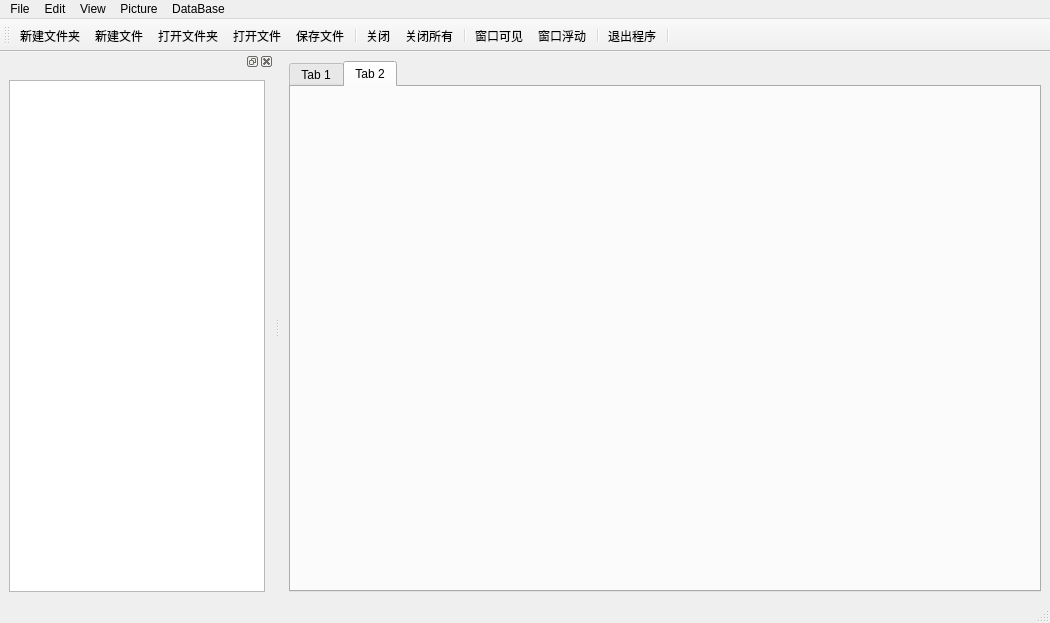
<?xml version="1.0" encoding="UTF-8"?>
<ui version="4.0">
 <class>MainWindow</class>
 <widget class="QMainWindow" name="MainWindow">
  <property name="geometry">
   <rect>
    <x>0</x>
    <y>0</y>
    <width>1050</width>
    <height>623</height>
   </rect>
  </property>
  <property name="windowTitle">
   <string>MainWindow</string>
  </property>
  <widget class="QWidget" name="centralwidget">
   <layout class="QGridLayout" name="gridLayout_2">
    <item row="0" column="0">
     <widget class="QTabWidget" name="tabWidget">
      <property name="currentIndex">
       <number>1</number>
      </property>
      <widget class="QWidget" name="tab">
       <attribute name="title">
        <string>Tab 1</string>
       </attribute>
      </widget>
      <widget class="QWidget" name="tab_2">
       <attribute name="title">
        <string>Tab 2</string>
       </attribute>
       <layout class="QGridLayout" name="gridLayout_3"/>
      </widget>
     </widget>
    </item>
   </layout>
  </widget>
  <widget class="QMenuBar" name="menubar">
   <property name="geometry">
    <rect>
     <x>0</x>
     <y>0</y>
     <width>1050</width>
     <height>25</height>
    </rect>
   </property>
   <widget class="QMenu" name="menuFile">
    <property name="title">
     <string>File</string>
    </property>
    <addaction name="act_NewDir"/>
    <addaction name="act_New"/>
    <addaction name="act_SetRoot"/>
    <addaction name="act_Open"/>
    <addaction name="separator"/>
    <addaction name="act_Save"/>
    <addaction name="act_Close"/>
    <addaction name="act_CloseAll"/>
    <addaction name="separator"/>
    <addaction name="act_Exit"/>
   </widget>
   <widget class="QMenu" name="menuView">
    <property name="title">
     <string>View</string>
    </property>
    <addaction name="act_FontSize"/>
    <addaction name="act_FontStyle"/>
    <addaction name="separator"/>
    <addaction name="act_FontBold"/>
    <addaction name="act_FontItalic"/>
    <addaction name="act_FontUnderline"/>
   </widget>
   <widget class="QMenu" name="menuEdit">
    <property name="title">
     <string>Edit</string>
    </property>
    <addaction name="act_Undo"/>
    <addaction name="act_Redo"/>
    <addaction name="separator"/>
    <addaction name="act_Cut"/>
    <addaction name="act_Copy"/>
    <addaction name="act_Paste"/>
   </widget>
   <widget class="QMenu" name="menuPicture">
    <property name="title">
     <string>Picture</string>
    </property>
    <addaction name="act_ZoomIn"/>
    <addaction name="act_ZoomOut"/>
    <addaction name="act_ZoomRealSize"/>
    <addaction name="act_ZoomFitWindow"/>
   </widget>
   <widget class="QMenu" name="menuDataBase">
    <property name="title">
     <string>DataBase</string>
    </property>
    <addaction name="act_LinkDB"/>
   </widget>
   <addaction name="menuFile"/>
   <addaction name="menuEdit"/>
   <addaction name="menuView"/>
   <addaction name="menuPicture"/>
   <addaction name="menuDataBase"/>
  </widget>
  <widget class="QStatusBar" name="statusbar"/>
  <widget class="QDockWidget" name="dockWidget">
   <attribute name="dockWidgetArea">
    <number>1</number>
   </attribute>
   <widget class="QWidget" name="dockWidgetContents">
    <layout class="QGridLayout" name="gridLayout">
     <item row="0" column="0">
      <widget class="QTreeView" name="treeView"/>
     </item>
    </layout>
   </widget>
  </widget>
  <widget class="QToolBar" name="toolBar">
   <property name="windowTitle">
    <string>toolBar</string>
   </property>
   <property name="toolButtonStyle">
    <enum>Qt::ToolButtonStyle::ToolButtonTextUnderIcon</enum>
   </property>
   <attribute name="toolBarArea">
    <enum>TopToolBarArea</enum>
   </attribute>
   <attribute name="toolBarBreak">
    <bool>false</bool>
   </attribute>
   <addaction name="act_NewDir"/>
   <addaction name="act_New"/>
   <addaction name="act_SetRoot"/>
   <addaction name="act_Open"/>
   <addaction name="act_Save"/>
   <addaction name="separator"/>
   <addaction name="act_Close"/>
   <addaction name="act_CloseAll"/>
   <addaction name="separator"/>
   <addaction name="act_DockVisiable"/>
   <addaction name="act_DockFloat"/>
   <addaction name="separator"/>
   <addaction name="act_Exit"/>
   <addaction name="separator"/>
  </widget>
  <action name="act_New">
   <property name="icon">
    <iconset resource="res.qrc">
     <normaloff>:/images/icons/images/new1.bmp</normaloff>:/images/icons/images/new1.bmp</iconset>
   </property>
   <property name="text">
    <string>新建文件</string>
   </property>
   <property name="menuRole">
    <enum>QAction::MenuRole::NoRole</enum>
   </property>
  </action>
  <action name="act_Open">
   <property name="icon">
    <iconset resource="res.qrc">
     <normaloff>:/images/icons/images/007.GIF</normaloff>:/images/icons/images/007.GIF</iconset>
   </property>
   <property name="text">
    <string>打开文件</string>
   </property>
   <property name="menuRole">
    <enum>QAction::MenuRole::NoRole</enum>
   </property>
  </action>
  <action name="act_Save">
   <property name="icon">
    <iconset resource="res.qrc">
     <normaloff>:/images/icons/images/save.bmp</normaloff>:/images/icons/images/save.bmp</iconset>
   </property>
   <property name="text">
    <string>保存文件</string>
   </property>
   <property name="menuRole">
    <enum>QAction::MenuRole::NoRole</enum>
   </property>
  </action>
  <action name="act_Exit">
   <property name="icon">
    <iconset resource="res.qrc">
     <normaloff>:/images/icons/images/132.bmp</normaloff>:/images/icons/images/132.bmp</iconset>
   </property>
   <property name="text">
    <string>退出程序</string>
   </property>
   <property name="menuRole">
    <enum>QAction::MenuRole::NoRole</enum>
   </property>
  </action>
  <action name="act_SetRoot">
   <property name="icon">
    <iconset resource="res.qrc">
     <normaloff>:/images/icons/images/fold.bmp</normaloff>:/images/icons/images/fold.bmp</iconset>
   </property>
   <property name="text">
    <string>打开文件夹</string>
   </property>
   <property name="toolTip">
    <string>打开文件夹</string>
   </property>
   <property name="menuRole">
    <enum>QAction::MenuRole::NoRole</enum>
   </property>
  </action>
  <action name="act_Close">
   <property name="icon">
    <iconset resource="res.qrc">
     <normaloff>:/images/icons/images/folder1.bmp</normaloff>:/images/icons/images/folder1.bmp</iconset>
   </property>
   <property name="text">
    <string>关闭</string>
   </property>
   <property name="menuRole">
    <enum>QAction::MenuRole::NoRole</enum>
   </property>
  </action>
  <action name="act_CloseAll">
   <property name="icon">
    <iconset resource="res.qrc">
     <normaloff>:/images/icons/images/delfold1.bmp</normaloff>:/images/icons/images/delfold1.bmp</iconset>
   </property>
   <property name="text">
    <string>关闭所有</string>
   </property>
   <property name="menuRole">
    <enum>QAction::MenuRole::NoRole</enum>
   </property>
  </action>
  <action name="act_Cut">
   <property name="checkable">
    <bool>false</bool>
   </property>
   <property name="enabled">
    <bool>false</bool>
   </property>
   <property name="icon">
    <iconset resource="res.qrc">
     <normaloff>:/images/icons/images/200.bmp</normaloff>:/images/icons/images/200.bmp</iconset>
   </property>
   <property name="text">
    <string>剪切</string>
   </property>
   <property name="menuRole">
    <enum>QAction::MenuRole::NoRole</enum>
   </property>
  </action>
  <action name="act_Copy">
   <property name="checkable">
    <bool>false</bool>
   </property>
   <property name="enabled">
    <bool>false</bool>
   </property>
   <property name="icon">
    <iconset resource="res.qrc">
     <normaloff>:/images/icons/images/202.bmp</normaloff>:/images/icons/images/202.bmp</iconset>
   </property>
   <property name="text">
    <string>复制</string>
   </property>
   <property name="menuRole">
    <enum>QAction::MenuRole::NoRole</enum>
   </property>
  </action>
  <action name="act_NewDir">
   <property name="icon">
    <iconset resource="res.qrc">
     <normaloff>:/images/icons/images/upfold1.bmp</normaloff>:/images/icons/images/upfold1.bmp</iconset>
   </property>
   <property name="text">
    <string>新建文件夹</string>
   </property>
   <property name="menuRole">
    <enum>QAction::MenuRole::NoRole</enum>
   </property>
  </action>
  <action name="act_Paste">
   <property name="checkable">
    <bool>false</bool>
   </property>
   <property name="enabled">
    <bool>false</bool>
   </property>
   <property name="icon">
    <iconset resource="res.qrc">
     <normaloff>:/images/icons/images/204.bmp</normaloff>:/images/icons/images/204.bmp</iconset>
   </property>
   <property name="text">
    <string>粘贴</string>
   </property>
   <property name="menuRole">
    <enum>QAction::MenuRole::NoRole</enum>
   </property>
  </action>
  <action name="act_Undo">
   <property name="enabled">
    <bool>false</bool>
   </property>
   <property name="icon">
    <iconset resource="res.qrc">
     <normaloff>:/images/icons/images/undo.bmp</normaloff>:/images/icons/images/undo.bmp</iconset>
   </property>
   <property name="text">
    <string>撤销</string>
   </property>
   <property name="menuRole">
    <enum>QAction::MenuRole::NoRole</enum>
   </property>
  </action>
  <action name="act_Redo">
   <property name="enabled">
    <bool>false</bool>
   </property>
   <property name="icon">
    <iconset resource="res.qrc">
     <normaloff>:/images/icons/images/redo.bmp</normaloff>:/images/icons/images/redo.bmp</iconset>
   </property>
   <property name="text">
    <string>恢复</string>
   </property>
   <property name="menuRole">
    <enum>QAction::MenuRole::NoRole</enum>
   </property>
  </action>
  <action name="act_FontBold">
   <property name="checkable">
    <bool>true</bool>
   </property>
   <property name="icon">
    <iconset resource="res.qrc">
     <normaloff>:/images/icons/images/500.bmp</normaloff>:/images/icons/images/500.bmp</iconset>
   </property>
   <property name="text">
    <string>粗体</string>
   </property>
   <property name="menuRole">
    <enum>QAction::MenuRole::NoRole</enum>
   </property>
  </action>
  <action name="act_FontItalic">
   <property name="checkable">
    <bool>true</bool>
   </property>
   <property name="icon">
    <iconset resource="res.qrc">
     <normaloff>:/images/icons/images/502.bmp</normaloff>:/images/icons/images/502.bmp</iconset>
   </property>
   <property name="text">
    <string>斜体</string>
   </property>
   <property name="menuRole">
    <enum>QAction::MenuRole::NoRole</enum>
   </property>
  </action>
  <action name="act_FontUnderline">
   <property name="checkable">
    <bool>true</bool>
   </property>
   <property name="icon">
    <iconset resource="res.qrc">
     <normaloff>:/images/icons/images/504.bmp</normaloff>:/images/icons/images/504.bmp</iconset>
   </property>
   <property name="text">
    <string>下划线</string>
   </property>
   <property name="menuRole">
    <enum>QAction::MenuRole::NoRole</enum>
   </property>
  </action>
  <action name="act_FontSize">
   <property name="icon">
    <iconset resource="res.qrc">
     <normaloff>:/images/icons/images/112.bmp</normaloff>:/images/icons/images/112.bmp</iconset>
   </property>
   <property name="text">
    <string>字体大小</string>
   </property>
   <property name="menuRole">
    <enum>QAction::MenuRole::NoRole</enum>
   </property>
  </action>
  <action name="act_FontStyle">
   <property name="icon">
    <iconset resource="res.qrc">
     <normaloff>:/images/icons/images/506.bmp</normaloff>:/images/icons/images/506.bmp</iconset>
   </property>
   <property name="text">
    <string>字体样式</string>
   </property>
   <property name="menuRole">
    <enum>QAction::MenuRole::NoRole</enum>
   </property>
  </action>
  <action name="act_ZoomIn">
   <property name="icon">
    <iconset resource="res.qrc">
     <normaloff>:/images/icons/images/418.bmp</normaloff>:/images/icons/images/418.bmp</iconset>
   </property>
   <property name="text">
    <string>放大</string>
   </property>
   <property name="menuRole">
    <enum>QAction::MenuRole::NoRole</enum>
   </property>
  </action>
  <action name="act_ZoomOut">
   <property name="icon">
    <iconset resource="res.qrc">
     <normaloff>:/images/icons/images/416.bmp</normaloff>:/images/icons/images/416.bmp</iconset>
   </property>
   <property name="text">
    <string>缩小</string>
   </property>
   <property name="menuRole">
    <enum>QAction::MenuRole::NoRole</enum>
   </property>
  </action>
  <action name="act_ZoomRealSize">
   <property name="icon">
    <iconset resource="res.qrc">
     <normaloff>:/images/icons/images/414.bmp</normaloff>:/images/icons/images/414.bmp</iconset>
   </property>
   <property name="text">
    <string>实际大小</string>
   </property>
   <property name="menuRole">
    <enum>QAction::MenuRole::NoRole</enum>
   </property>
  </action>
  <action name="act_ZoomFitWindow">
   <property name="icon">
    <iconset resource="res.qrc">
     <normaloff>:/images/icons/images/430.bmp</normaloff>:/images/icons/images/430.bmp</iconset>
   </property>
   <property name="text">
    <string>适合窗口</string>
   </property>
   <property name="menuRole">
    <enum>QAction::MenuRole::NoRole</enum>
   </property>
  </action>
  <action name="act_DockVisiable">
   <property name="checkable">
    <bool>true</bool>
   </property>
   <property name="icon">
    <iconset resource="res.qrc">
     <normaloff>:/images/icons/images/BEBULB_16.ICO</normaloff>:/images/icons/images/BEBULB_16.ICO</iconset>
   </property>
   <property name="text">
    <string>窗口可见</string>
   </property>
   <property name="menuRole">
    <enum>QAction::MenuRole::NoRole</enum>
   </property>
  </action>
  <action name="act_DockFloat">
   <property name="checkable">
    <bool>true</bool>
   </property>
   <property name="icon">
    <iconset resource="res.qrc">
     <normaloff>:/images/icons/images/814.bmp</normaloff>:/images/icons/images/814.bmp</iconset>
   </property>
   <property name="text">
    <string>窗口浮动</string>
   </property>
   <property name="menuRole">
    <enum>QAction::MenuRole::NoRole</enum>
   </property>
  </action>
  <action name="act_LinkDB">
   <property name="icon">
    <iconset resource="res.qrc">
     <normaloff>:/images/icons/images/2.ico</normaloff>:/images/icons/images/2.ico</iconset>
   </property>
   <property name="text">
    <string>连接数据库</string>
   </property>
   <property name="toolTip">
    <string>连接数据库</string>
   </property>
   <property name="menuRole">
    <enum>QAction::MenuRole::NoRole</enum>
   </property>
  </action>
 </widget>
 <resources>
  <include location="res.qrc"/>
 </resources>
 <connections>
  <connection>
   <sender>act_Exit</sender>
   <signal>triggered()</signal>
   <receiver>MainWindow</receiver>
   <slot>close()</slot>
   <hints>
    <hint type="sourcelabel">
     <x>-1</x>
     <y>-1</y>
    </hint>
    <hint type="destinationlabel">
     <x>437</x>
     <y>311</y>
    </hint>
   </hints>
  </connection>
 </connections>
</ui>
